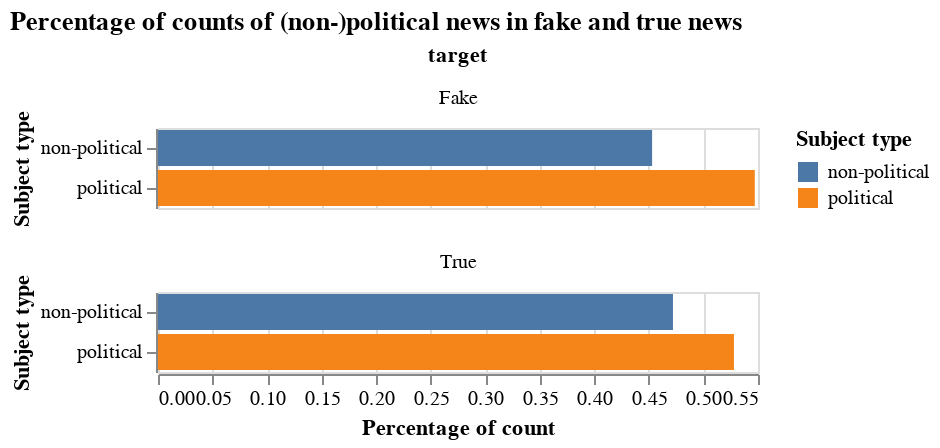

Notebook source saved alongside this figure:
### Code cell
number_of_fake = train_df[train_df['target'] == 'Fake'].shape[0]
number_of_true = train_df[train_df['target'] == 'True'].shape[0]
plot_df = train_df.groupby(['target', 'subject']).size().reset_index()
plot_df.columns = ['target', 'subject', 'count']
plot_df.loc[plot_df['target'] == 'Fake', 'total'] = number_of_fake
plot_df.loc[plot_df['target'] == 'True', 'total'] = number_of_true
plot_df['percentage'] = plot_df['count'] / plot_df['total']

alt.Chart(plot_df).mark_bar().encode(
    alt.X('percentage').title('Percentage of count'),
    alt.Y('subject').title('Subject type'),
    alt.Color('subject').title('Subject type')
).facet(
    'target',
    columns=1
).properties(
    title='Percentage of counts of (non-)political news in fake and true news'
)

### Figure 1 — Vega specification as saved in the notebook (floating-point values rounded to 4 significant figures)
{"$schema": "https://vega.github.io/schema/vega/v5.json", "data": [{"name": "source_0", "values": [{"target": "Fake", "subject": "non-political", "count": 8441, "total": 18640.0, "percentage": 0.4529, "percentage_end": 0.4529, "percentage_start": 0.0}, {"target": "Fake", "subject": "political", "count": 10195, "total": 18640.0, "percentage": 0.5471, "percentage_end": 0.5471, "percentage_start": 0.0}, {"target": "True", "subject": "non-political", "count": 8158, "total": 17280.0, "percentage": 0.4721, "percentage_end": 0.4721, "percentage_start": 0.0}, {"target": "True", "subject": "political", "count": 9124, "total": 17280.0, "percentage": 0.5279, "percentage_end": 0.5279, "percentage_start": 0.0}]}, {"name": "facet_domain", "values": [{"target": "Fake", "count": 2}, {"target": "True", "count": 2}]}, {"name": "facet_domain_row", "values": [{"data": 0.0}, {"data": 1.0}]}, {"name": "facet_domain_column", "transform": [{"type": "sequence", "start": 0.0, "stop": {"signal": "min(length(data(\"facet_domain\")), 1)"}}]}, {"name": "source_0_y_domain_subject", "values": [{"subject": "non-political"}, {"subject": "political"}]}, {"name": "source_0_color_domain_subject", "values": [{"subject": "non-political"}, {"subject": "political"}]}], "signals": [{"name": "child_width", "value": 300}, {"name": "y_step", "value": 20}, {"name": "child_height", "update": "bandspace(domain('y').length, 0.1, 0.05) * y_step"}], "marks": [{"type": "group", "name": "facet-title", "title": {"text": "target", "offset": 10, "style": "guide-title"}, "role": "column-title"}, {"type": "group", "name": "row_header", "from": {"data": "facet_domain_row"}, "encode": {"update": {"height": {"signal": "child_height"}}}, "axes": [{"scale": "y", "orient": "left", "grid": false, "title": "Subject type", "zindex": 0}], "role": "row-header"}, {"type": "group", "name": "column_footer", "from": {"data": "facet_domain_column"}, "encode": {"update": {"width": {"signal": "child_width"}}}, "axes": [{"scale": "x", "title": "Percentage of count", "labelOverlap": true, "tickCount": {"signal": "ceil(child_width/40)"}, "zindex": 0, "orient": "bottom", "grid": false, "labelFlush": true}], "role": "column-footer"}, {"type": "group", "name": "cell", "from": {"facet": {"data": "source_0", "name": "facet", "groupby": ["target"]}}, "sort": {"field": ["datum[\"target\"]"], "order": ["ascending"]}, "encode": {"update": {"height": {"signal": "child_height"}, "width": {"signal": "child_width"}}}, "marks": [{"type": "rect", "name": "child_marks", "from": {"data": "facet"}, "encode": {"update": {"fill": {"field": "subject", "scale": "color"}, "x": {"field": "percentage_end", "scale": "x"}, "x2": {"field": "percentage_start", "scale": "x"}, "y": {"field": "subject", "scale": "y"}, "height": {"signal": "max(0.25, bandwidth('y'))"}}}, "style": ["bar"]}], "axes": [{"scale": "x", "ticks": false, "minExtent": 0, "grid": true, "gridScale": "y", "labels": false, "domain": false, "tickCount": {"signal": "ceil(child_width/40)"}, "zindex": 0, "orient": "bottom", "aria": false, "maxExtent": 0}], "title": {"text": {"signal": "isValid(parent[\"target\"]) ? parent[\"target\"] : \"\"+parent[\"target\"]"}, "frame": "group", "offset": 10, "style": "guide-label"}, "style": "cell"}], "scales": [{"name": "x", "type": "linear", "domain": {"data": "source_0", "fields": ["percentage_start", "percentage_end"]}, "range": [0, {"signal": "child_width"}], "nice": true, "zero": true}, {"name": "y", "type": "band", "domain": {"data": "source_0_y_domain_subject", "field": "subject", "sort": true}, "range": {"step": {"signal": "y_step"}}, "paddingInner": 0.1, "paddingOuter": 0.05}, {"name": "color", "type": "ordinal", "domain": {"data": "source_0_color_domain_subject", "field": "subject", "sort": true}, "range": "category"}], "title": {"text": "Percentage of counts of (non-)political news in fake and true news", "anchor": "start"}, "background": "white", "legends": [{"title": "Subject type", "fill": "color", "symbolType": "square"}], "layout": {"padding": 20, "bounds": "full", "align": "all", "columns": 1}, "padding": 5}
